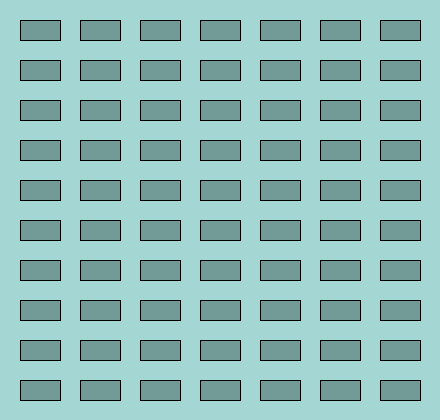
Frame 1 (no input)
Frame 60 (the mouse pressed at the canvas centre just before this capture): identical to frame 1, image omitted
Frame 120 (the mouse held since frame 60 and released just before this capture): identical to frame 1, image omitted

The Processing sketch that drew this single still picture (run headless with seeded random() and noise(); from frame 60 on, the mouse is pressed at the canvas centre):

// Processing sketch: Ejercicio19
// ── Ejercicio19.pde
int distRect, ancho, alto;
PVector coordRect;

public void setup(){
 size(440,420);
 background(#A4D6D3); //color de fondo del lienzo
 distRect = 20;
 ancho = 40;
 alto = 20;
 coordRect = new PVector(distRect,distRect); 
 }

public void draw(){
 rectangulos();
 }

public void rectangulos(){
 for(float x=coordRect.x; x<width; x+= (ancho+distRect)){
  for(float y=coordRect.y; y<height; y+= (alto+distRect)){
   fill(#729B98); //color de los rectangulos
   rect(x, y, ancho, alto);
   }
  }
 }
 
